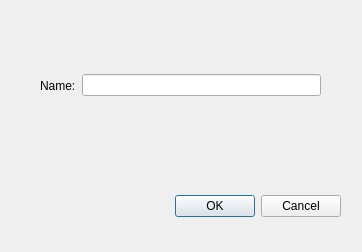
<?xml version="1.0" encoding="UTF-8"?>
<ui version="4.0">
 <class>New_queue</class>
 <widget class="QDialog" name="New_queue">
  <property name="geometry">
   <rect>
    <x>0</x>
    <y>0</y>
    <width>362</width>
    <height>252</height>
   </rect>
  </property>
  <property name="windowTitle">
   <string>New queue</string>
  </property>
  <widget class="QDialogButtonBox" name="buttonBox">
   <property name="geometry">
    <rect>
     <x>160</x>
     <y>190</y>
     <width>181</width>
     <height>32</height>
    </rect>
   </property>
   <property name="orientation">
    <enum>Qt::Orientation::Horizontal</enum>
   </property>
   <property name="standardButtons">
    <set>QDialogButtonBox::StandardButton::Cancel|QDialogButtonBox::StandardButton::Ok</set>
   </property>
  </widget>
  <widget class="QWidget" name="horizontalLayoutWidget_2">
   <property name="geometry">
    <rect>
     <x>40</x>
     <y>40</y>
     <width>281</width>
     <height>91</height>
    </rect>
   </property>
   <layout class="QHBoxLayout" name="horizontalLayout_2">
    <item>
     <widget class="QLabel" name="label">
      <property name="text">
       <string>Name:</string>
      </property>
     </widget>
    </item>
    <item>
     <widget class="QLineEdit" name="lineEdit"/>
    </item>
   </layout>
  </widget>
 </widget>
 <resources/>
 <connections>
  <connection>
   <sender>buttonBox</sender>
   <signal>accepted()</signal>
   <receiver>New_queue</receiver>
   <slot>accept()</slot>
   <hints>
    <hint type="sourcelabel">
     <x>248</x>
     <y>254</y>
    </hint>
    <hint type="destinationlabel">
     <x>157</x>
     <y>274</y>
    </hint>
   </hints>
  </connection>
  <connection>
   <sender>buttonBox</sender>
   <signal>rejected()</signal>
   <receiver>New_queue</receiver>
   <slot>reject()</slot>
   <hints>
    <hint type="sourcelabel">
     <x>316</x>
     <y>260</y>
    </hint>
    <hint type="destinationlabel">
     <x>286</x>
     <y>274</y>
    </hint>
   </hints>
  </connection>
 </connections>
</ui>
